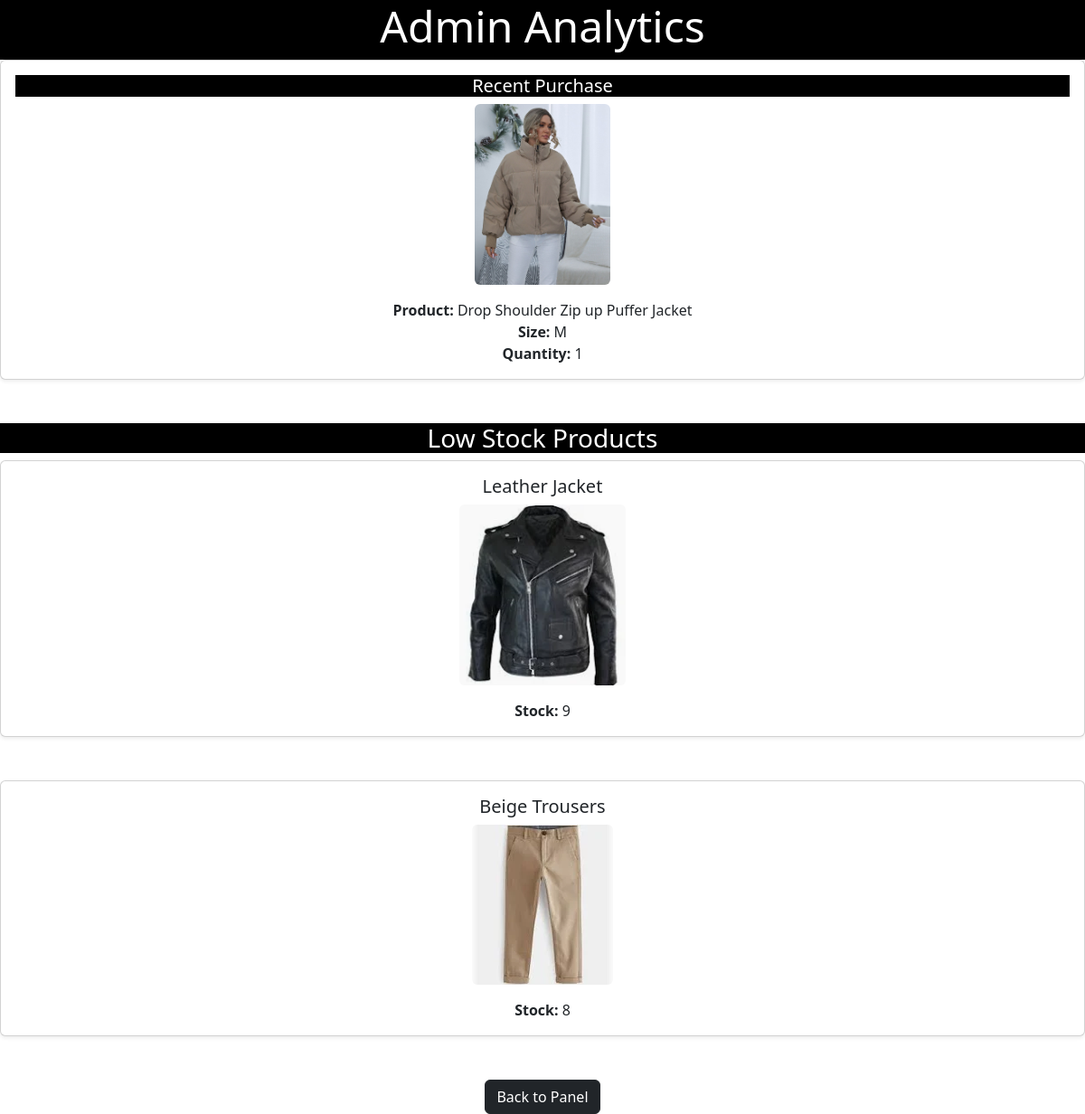
The page /store/admin/analysis/ (signed in) on the database as committed earlier.
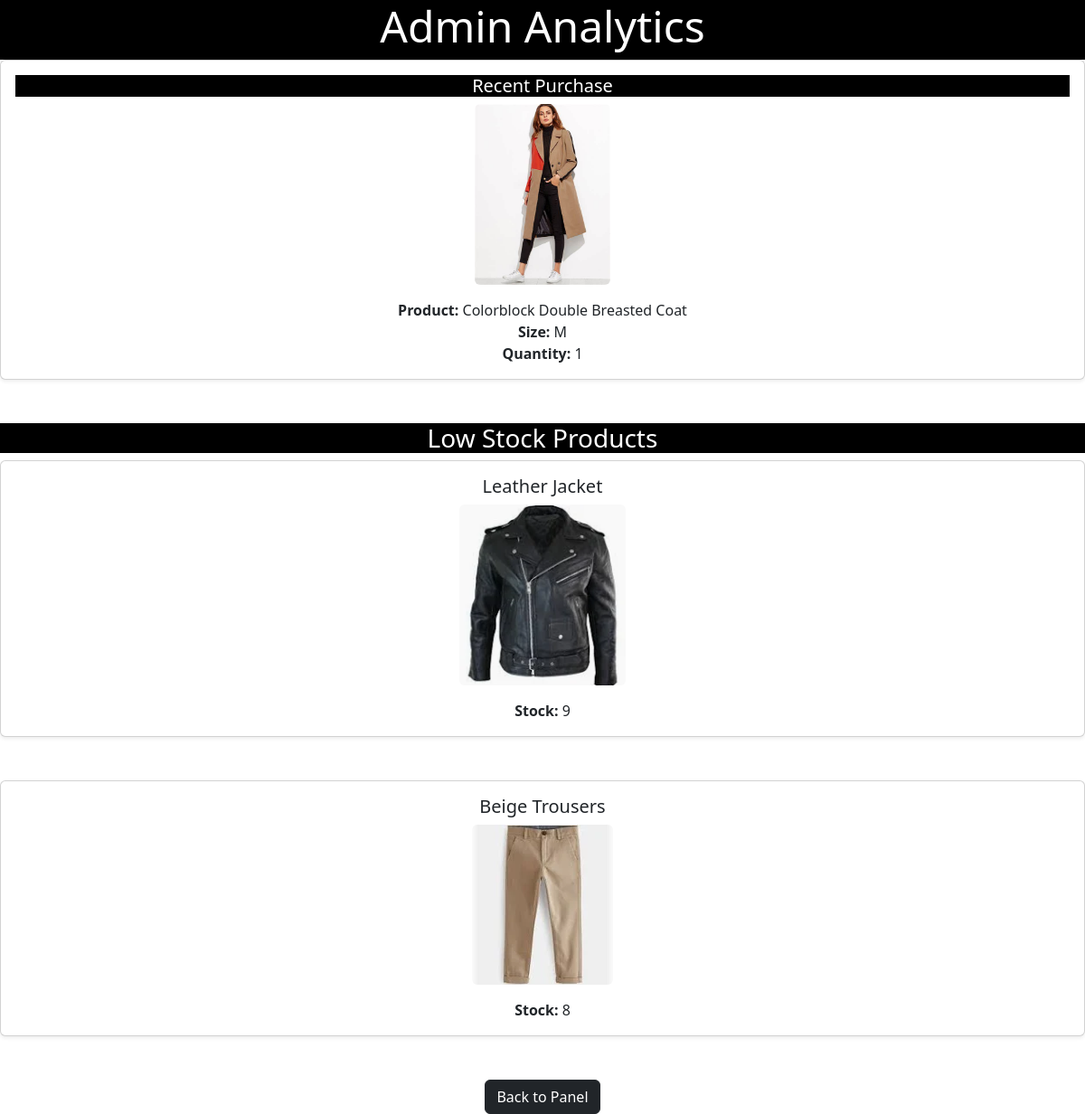
The same page on the database as committed later.
### cart/models.py (models this page shows, shortened)
class CartItem(models.Model):
    product = models.ForeignKey(Product, on_delete=models.CASCADE)
    cart = models.ForeignKey(Cart, on_delete=models.CASCADE)
    quantity = models.IntegerField(default=1)
    size = models.CharField(max_length=50, null=True, blank=True)
    active = models.BooleanField(default=True)

### store/models.py (models this page shows, shortened)
class Product(models.Model):
    name = models.CharField(max_length=255)
    description = models.TextField()
    price = models.DecimalField(max_digits=10, decimal_places=2)
    category = models.ForeignKey(Category, on_delete=models.CASCADE)
    image = models.ImageField(null=True, blank=True)
    sizes = models.ManyToManyField(Size, related_name='products')
    colour = models.CharField(max_length=50, blank=True, null=True)
    quantity_in_stock = models.PositiveIntegerField(default=0)

### store/views.py (the view)
# urls.py: path('admin/analysis/', views.analytics_dashboard, name='admin_analytics'),
def analytics_dashboard(request):
    if not request.user.is_superuser:
        return redirect('home')
    top_item = (
        CartItem.objects.values('product')
        .annotate(total_quantity=Sum('quantity'))
        .order_by('-total_quantity')
        .first()
    )
    most_purchased = None
    if top_item:
        try:
            product = Product.objects.get(id=top_item['product'])
            most_purchased = {
                'product': product,
                'total_quantity': top_item['total_quantity']
            }
        except Product.DoesNotExist:
            pass
    recent_cart_item = (
        CartItem.objects
        .select_related('product')
        .order_by('-id')
        .first()
    )
    low_stock_threshold = 10
    low_stock_products = Product.objects.filter(quantity_in_stock__lt=low_stock_threshold)
    context = {
        'most_purchased': most_purchased,
        'recent_cart_item': recent_cart_item,
        'low_stock_products': low_stock_products,
    }
    return render(request, 'analysis.html', context)

### cart/context_processors.py (called while the page is built, shortened)
def counter(request):
    item_count = 0
    if 'admin' in request.path:
        return {}
    return {'item_count':item_count}

### loyalty/context_processors.py (called while the page is built)
def loyalty_points(request):
    if request.user.is_authenticated:
        try:
            loyalty = Loyalty.objects.get(user=request.user)
        except Loyalty.DoesNotExist:
            loyalty = None
    else:
        loyalty = None
    return {'loyalty': loyalty}

### store/templates/analysis.html (shortened to what this page needs)
{% load static %}
<!DOCTYPE html>
<html lang="en">
<head>
    <link rel="stylesheet" href="{% static 'css/style.css' %}">
    <link rel="stylesheet" href="https://cdn.jsdelivr.net/npm/bootstrap@5.3.0/dist/css/bootstrap.min.css">
</head>
<body>
    <main>
        <div class="page-header">
            <div class="container">
                <div class="d-flex justify-content-center align-items-center">
                    <h2>Admin Analytics</h2>
                </div>
            </div>
        </div>
            {% if recent_cart_item %}
            <div class="card mb-5 shadow-sm">
                <div class="card-body text-center">
                    <h5 class="recent-title">Recent Purchase</h5>
                    {% if recent_cart_item.product.image %}
                        <img src="{{ recent_cart_item.product.image.url }}" alt="{{ recent_cart_item.product.name }}"
                            class="img-fluid rounded mb-3" style="max-height: 200px;">
                    {% endif %}
                    <p class="card-text">
                        <strong>Product:</strong> {{ recent_cart_item.product.name }}<br>
                        <strong>Size:</strong> {{ recent_cart_item.size }}<br>
                        <strong>Quantity:</strong> {{ recent_cart_item.quantity }}
                    </p>
                </div>
            </div>
            {% endif %}
                        {% if low_stock_products %}
                            <h3 class="lowstock-title"> Low Stock Products </h3>
                            {% for product in low_stock_products %}
                                <div class="card mb-5 shadow-sm">
                                    <div class="card-body text-center">
                                        <h5 class="card-title">{{ product.name }}</h5>
                                        {% if product.image %}
                                            <img src="{{ product.image.url }}" alt="{{ product.name }}"
                                                class="img-fluid rounded mb-3" style="max-height: 200px;">
                                        {% endif %}
                                        <p class="card-text">
                                            <strong>Stock:</strong> {{ product.quantity_in_stock }}<br>
                                        </p>
                                    </div>
                                </div>
                            {% endfor %}
                        {% else %}
                            <p>No products are under low stock.</p>
                        {% endif %}
            <div class="text-center mt-4">
                <a href="{% url 'store:stock_management' %}" class="btn btn-dark">Back to Panel</a>
            </div>
    </main>
</body>
</html>

### store/templates/analysis.html (style rules this page uses)
.page-header { background-color: black; color: white; text-align: center; }
.page-header h2 { font-size: 3rem; }
.recent-title { background-color: black; color: white; }
.lowstock-title { background-color: black; color: white; text-align: center; }

Rows that differ between the two databases and show on the page:
removed CartItem: product.image (picture), product.name "Drop Shoulder Zip up Puffer Jacket", size "M", quantity "1"
added CartItem: product.image (picture), product.name "Colorblock Double Breasted Coat", size "M", quantity "1"
